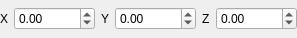
<?xml version="1.0" encoding="UTF-8"?>
<ui version="4.0">
 <class>VectorChoiceWidget</class>
 <widget class="QWidget" name="VectorChoiceWidget">
  <property name="geometry">
   <rect>
    <x>0</x>
    <y>0</y>
    <width>225</width>
    <height>38</height>
   </rect>
  </property>
  <property name="windowTitle">
   <string>VectorChoiceWidget</string>
  </property>
  <layout class="QHBoxLayout" name="horizontalLayout">
   <property name="leftMargin">
    <number>0</number>
   </property>
   <property name="topMargin">
    <number>0</number>
   </property>
   <property name="rightMargin">
    <number>0</number>
   </property>
   <property name="bottomMargin">
    <number>0</number>
   </property>
   <item>
    <widget class="QLabel" name="label">
     <property name="sizePolicy">
      <sizepolicy hsizetype="Fixed" vsizetype="Preferred">
       <horstretch>0</horstretch>
       <verstretch>0</verstretch>
      </sizepolicy>
     </property>
     <property name="text">
      <string>X</string>
     </property>
    </widget>
   </item>
   <item>
    <widget class="QDoubleSpinBox" name="spinBoxX">
     <property name="minimum">
      <double>-10000.000000000000000</double>
     </property>
     <property name="maximum">
      <double>10000.000000000000000</double>
     </property>
     <property name="singleStep">
      <double>0.050000000000000</double>
     </property>
    </widget>
   </item>
   <item>
    <widget class="QLabel" name="label_2">
     <property name="sizePolicy">
      <sizepolicy hsizetype="Fixed" vsizetype="Preferred">
       <horstretch>0</horstretch>
       <verstretch>0</verstretch>
      </sizepolicy>
     </property>
     <property name="text">
      <string>Y</string>
     </property>
    </widget>
   </item>
   <item>
    <widget class="QDoubleSpinBox" name="spinBoxY">
     <property name="minimum">
      <double>-10000.000000000000000</double>
     </property>
     <property name="maximum">
      <double>10000.000000000000000</double>
     </property>
     <property name="singleStep">
      <double>0.050000000000000</double>
     </property>
    </widget>
   </item>
   <item>
    <widget class="QLabel" name="label_3">
     <property name="sizePolicy">
      <sizepolicy hsizetype="Fixed" vsizetype="Preferred">
       <horstretch>0</horstretch>
       <verstretch>0</verstretch>
      </sizepolicy>
     </property>
     <property name="text">
      <string>Z</string>
     </property>
    </widget>
   </item>
   <item>
    <widget class="QDoubleSpinBox" name="spinBoxZ">
     <property name="minimum">
      <double>-10000.000000000000000</double>
     </property>
     <property name="maximum">
      <double>10000.000000000000000</double>
     </property>
     <property name="singleStep">
      <double>0.050000000000000</double>
     </property>
    </widget>
   </item>
  </layout>
 </widget>
 <layoutdefault spacing="6" margin="11"/>
 <resources/>
 <connections/>
</ui>
